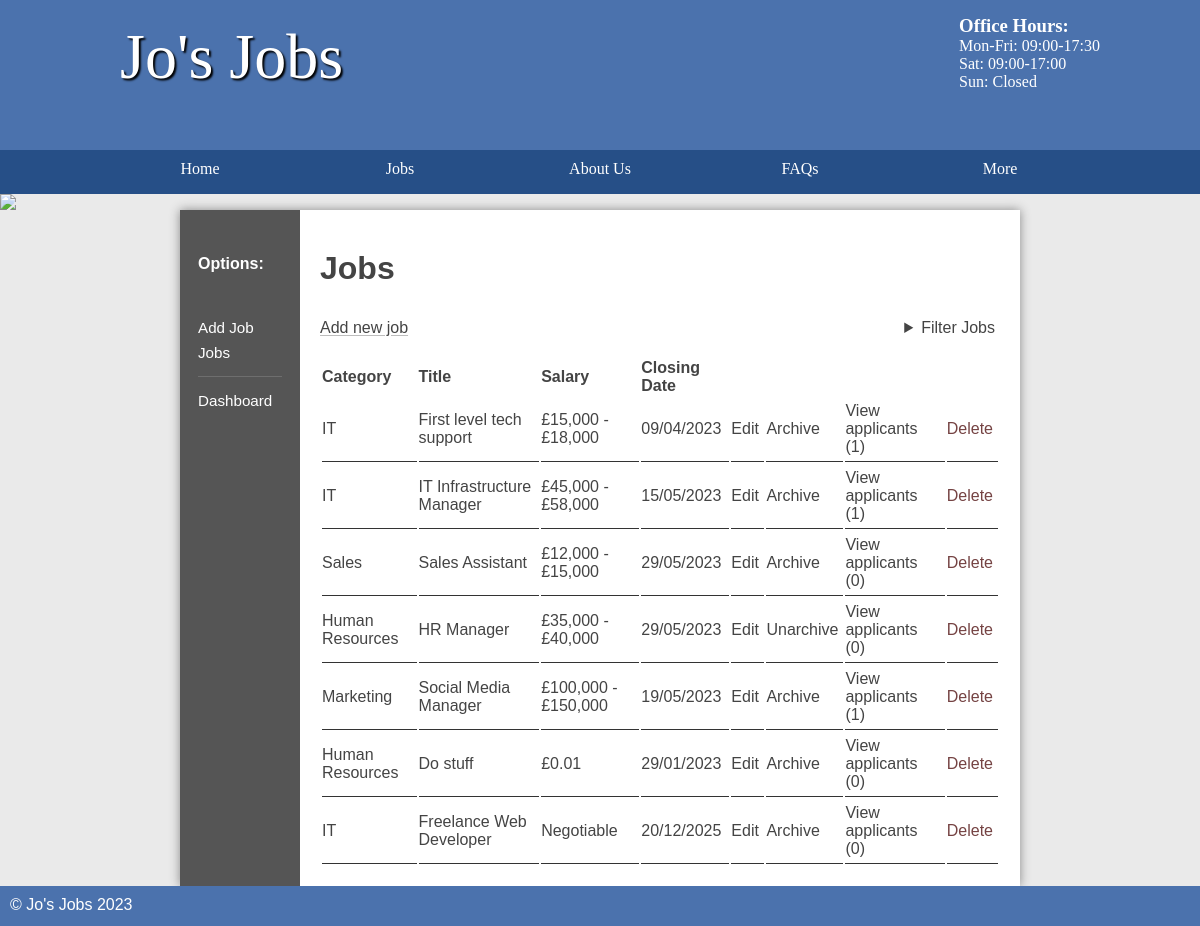
Screenshot of /jobs/public/index.php (signed in) with the database file from the repository.
### tables this page shows
CREATE TABLE `job` (
  `id` int(11) NOT NULL AUTO_INCREMENT,
  `title` varchar(45) DEFAULT NULL,
  `description` longblob DEFAULT NULL,
  `salary` varchar(45) DEFAULT NULL,
  `closingDate` date DEFAULT NULL,
  `categoryId` int(11) DEFAULT NULL,
  `location` varchar(255) DEFAULT NULL,
  `archived` tinyint(1) DEFAULT 0,
  `accountId` int(11) DEFAULT NULL,
  PRIMARY KEY (`id`)
);

CREATE TABLE `category` (
  `id` int(11) NOT NULL AUTO_INCREMENT,
  `name` varchar(45) DEFAULT NULL,
  PRIMARY KEY (`id`)
);

### jobs/classes/Page.php (called while the page is built, shortened)
<?php
class Page {
    public $db;
    public function __construct(Database $db, $testing = false) {
        $this->db = $db;
    }
    public function userInfo(): stdClass {
        $info = $this->db->account->select(['id' => $_SESSION['loggedIn']]);
        return $info;
    }
    public function param(string $name, $required = false) {
        $param = $_GET[$name] ?? $_POST[$name] ?? null;
        return $param;
    }
    public function createHead(string $title) {
        $this->renderTemplate('topsection', compact('title'));
    }
    public function renderTemplate(string $template, array $data = []) {
        extract($data);
        require "../templates/$template.html.php";
    }
    public function renderPage(string $page, string $title = null, array $data = []) {
        $this->createHead(ucwords(str_replace('/', ' ', $title ?? $page)));
        extract($data);
        require "../pages/$page.php";
    }
}

### jobs/controllers/Jobs.php (called while the page is built, shortened)
<?php
class Jobs extends Page {
    protected $subpage;
    protected $adminPage;
    public function __construct(Database $db, array $uriSegment, bool $testing = false) {
        $this->uriSegments = $uriSegment;
        $this->adminPage = $this->uriSegments[1] == 'admin';
        $this->subpage = $this->uriSegments[$this->adminPage ? 3 : 2] ?? '';
    }
    public function run() {
        $jobId = $this->param('id');
        $this->jobsPage($jobId);
    }
    public function jobsPage($jobId) {
        $location = $this->param('location');
        $categoryId = $this->param('categoryId');
        if ($this->adminPage) {
            $user = $this->userInfo();
            $binds = [];
            if ($categoryId)
                $binds = $user->isAdmin ? ['categoryId' => $categoryId] : ['categoryId' => $categoryId, 'AND', 'accountId' => $user->id];
            else
                $binds = $user->isAdmin ? [] : ['accountId' => $user->id];
            $jobs = $this->db->job->search(['location' => $location ? "%$location%" : "%"], $binds);
            return $this->renderPage('admin/jobs', 'Jobs', [
                'jobs' => $jobs,
                'jobId' => $jobId,
                'subpage' => $this->subpage
            ]);
        }
    }
    public function leftSection($jobId) {
        $this->renderTemplate('leftsection-staff-jobs', [
            'jobId' => $jobId,
            'subpage' => $this->subpage,
        ]);
    }
}

### jobs/controllers/Admin.php (called while the page is built, shortened)
<?php
class Admin extends Page {
    protected $uriSegments;
    protected $subpage;
    public function __construct(Database $db) {
        $this->uriSegments = explode('/', explode('?', $_SERVER['REQUEST_URI'])[0]);
        $this->subpage = $this->uriSegments[2] ?? '';
    }
    public function run() {
        $class = '\\Controllers\\' . ucfirst($this->subpage);
        if (class_exists($class))
            return (new $class($this->db, $this->uriSegments))->run();
    }
}

### jobs/classes/EntryPoint.php (called while the page is built, shortened)
<?php
class EntryPoint {
    public Database $db;
    public array $uriSegments;
    public function __construct(Database $db = null) {
        $this->db = $db ?? new Database('student', 'student', 'job');
        $this->uriSegments = explode('/', explode('?', $_SERVER['REQUEST_URI'])[0]);;
    }
    public function run() {
        $location = $this->uriSegments[1] ?? '';
        $controllerPath = '\\Controllers\\' . ucfirst($location);
        if (!class_exists($controllerPath))
            $controller = new \Controllers\Home($this->db);
        else
            $controller = new $controllerPath($this->db, $this->uriSegments);
        $controller->run();
        include '../templates/footer.html.php';
    }
}

### jobs/public/index.php (called while the page is built, shortened)
<?php
spl_autoload_register(function ($className) {
	$classPath = str_replace('\\', '/', '../' . lcfirst($className)) . '.php';
});
$entryPoint = new Classes\EntryPoint();
$entryPoint->run();

### jobs/classes/Database.php (called while the page is built, shortened)
<?php
class Database extends stdClass {
    public function __construct($user, $password, $dbname, $host = "mysql") {
        try {
            $this->pdo = new PDO("mysql:host=$host;dbname=$dbname", $user, $password);
        } catch (PDOException $e) {
            $this->pdo = new PDO("mysql:host=127.0.0.1;dbname=$dbname", $user, $password);
        }
    }
    public function __get($name) {
        return $this->$name;
    }
}

### jobs/classes/Table.php (called while the page is built, shortened)
<?php
class Table {
    private $pdo;
    private $table;
    public function __construct($pdoInstance, $table) {
        $this->pdo = $pdoInstance;
        $this->table = $table;
    }
    public function select($binds = [], $items = '*') {
        return $this->selector($binds, $items)->fetch();
    }
    public function search(array $binds, array $additionalBinds = []) {
        $query = "SELECT * FROM $this->table WHERE ";
        foreach ($binds as $key => $value)
            $query .= "$key LIKE :$key AND ";
        $query = substr($query, 0, -5);
        $query = $this->combine($additionalBinds, $query, 'AND');
        $statement = $this->bind($binds, $query, $additionalBinds);
        $statement->execute();
        return $statement->fetchAll();
    }
    private function combine($binds, $query, $keyword, $debugMode = false): string {
        if (is_string($binds))
            $query .= " $binds ";
        else if (!empty($binds)) {
            $query .= " $keyword ";
            foreach ($binds as $key => $value)
                $query .= is_int($key) ? " $value " : " $key = :$key ";
        }
        return $query;
    }
    private function bindAndExecute($binds, $query, $values = [], $keyword = 'WHERE', $debugMode = false) {
        $query = $this->combine($binds, $query, $keyword, $debugMode);
        $statement = $this->pdo->prepare($query);
        if (is_array($binds))
            foreach ($binds as $key => $value)
                if (!is_int($key))
                    $statement->bindValue($key, $value);
        $statement->execute();
        return $statement;
    }
    private function selector($binds, $items) {
        $query = "SELECT ";
        $query .= "$items FROM $this->table";
        $statement = $this->bindAndExecute($binds, $query);
        return $statement;
    }
    private function bind($binds, $query, $additionalBinds = []){
        $statement = $this->pdo->prepare($query);
        foreach ($binds as $key => $value)
            $statement->bindValue($key, $value);
        return $statement;
    }
}

### jobs/pages/admin/jobs.php (the view)
<main class="sidebar">
	<?php $this->leftSection($jobId, $subpage); ?>
	<section class="right">
		<h2>Jobs</h2>
		<div class="tablemenu">
			<a class="new" href="/admin/jobs/modify">Add new job</a>
			<?php $this->renderTemplate('jobfilter'); ?>
		</div>
		<table>
			<thead>
				<tr>
					<th>Category</th>
					<th>Title</th>
					<th>Salary</th>
					<th>Closing Date</th>
					<th style="width: 5%">&nbsp;</th>
					<th style="width: 5%">&nbsp;</th>
					<th style="width: 15%">&nbsp;</th>
					<th style="width: 5%">&nbsp;</th>
				</tr>
			</thead>
			<tbody>
				<?php
				foreach ($jobs as $job) {
					$applicantCount = $this->db->applicant->select(['jobId' => $job->id], 'count(*) as count');
					$category = $this->db->category->select(['id' => $job->categoryId]);
				?>
					<tr>
						<td><?= $category->name ?></td>
						<td><?= $job->title ?></td>
						<td><?= is_numeric(substr($job->salary, 0, 1)) ? '£' . $job->salary : $job->salary ?></td>
						<td><?= date('d/m/Y', strtotime($job->closingDate)) ?></td>
						<td><a href="/admin/jobs/modify?id=<?= $job->id ?>">Edit</a></td>
						<?php if ($job->archived) { ?>
							<td><a href="/admin/jobs/modify?id=<?= $job->id ?>&action=unarchive">Unarchive</a></td>
						<?php } else { ?>
							<td><a href="/admin/jobs/modify?id=<?= $job->id ?>&action=archive">Archive</a></td>
						<?php } ?>
						<td><a style="float: right" href="/admin/jobs/applicants?id=<?= $job->id ?>">View applicants (<?= $applicantCount->count ?>)</a></td>
						<td><a style="float: right" href="/admin/jobs/modify?id=<?= $job->id ?>&action=delete" class="link delete" data-confirm="Are you sure you want to delete this job?">Delete</a></td>
					</tr>
				<?php } ?>
			</tbody>
		</table>
	</section>
</main>

### jobs/templates/topsection.html.php (shortened to what this page needs)
<!DOCTYPE html>
<html>
<head>
    <link rel="stylesheet" href="/static/styles.css" />
</head>
<header>
    <section>
        <aside>
            <h3>Office Hours:</h3>
            <p>Mon-Fri: 09:00-17:30</p>
            <p>Sat: 09:00-17:00</p>
            <p>Sun: Closed</p>
        </aside>
        <h1>Jo's Jobs</h1>
    </section>
</header>
<nav>
    <ul>
        <li><a href="/">Home</a></li>
        <li>
            <a href="/jobs">Jobs</a>
            <div class="menudropdown">
                <section>
                    <h3>Category</h3>
                </section>
                <section>
                    <h3>Location</h3>
                </section>
            </div>
        </li>
        <li><a href="/about">About Us</a></li>
        <li><a href="/faqs">FAQs</a></li>
        <li>
            <a>More</a>
        </li>
    </ul>
</nav>
<img src="/images/randombanner.php" />

### jobs/templates/leftsection-staff-jobs.html.php (shortened to what this page needs)
<section class="left">
    <h3>Options:</h3>
    <ul>
        <li><a href="/admin/jobs/modify" class="<?= $subpage == 'modify' && !$jobId ? 'current' : '' ?>">Add Job</a></li>
        <li><a href="/admin/jobs" class="<?= !$subpage ? 'current' : '' ?>">Jobs</a></li>
        <hr>
        <li><a href="/admin">Dashboard</a></li>
    </ul>
</section>

### jobs/templates/jobfilter.html.php (shortened to what this page needs)
<details class="filter">
    <summary>Filter Jobs</summary>
</details>

### jobs/templates/footer.html.php
<footer>
    &copy; Jo's Jobs <?= date('Y'); ?>
</footer>

### jobs/public/static/styles.css (style rules this page uses)
* { margin: 0; padding: 0; box-sizing: border-box; }
html { font-family: 'Oxygen-Regular', verdana, sans-serif; }
header { background-color: #4b72ad; color: white; height: 200px; height: 150px; }
header p { margin-bottom: auto; }
header aside { float: right; margin-top: 15px; }
header section { width: 1000px; display: block; margin: auto; }
header h1 { float: left; margin-left: 20px; }
nav { width: 100%; background-color: #264f87; overflow: auto; }
body>img { width: 100%; display: block; }
nav ul { width: 1000px; margin: auto; display: flex; list-style-type: none; }
nav ul li { width: 25%; float: left; overflow: auto; text-align: center; }
nav li { color: white; padding-top: 10px; display: block; }
nav li a { color: white; text-decoration: none }
a:not([href]) { cursor: default; }
main :is(section.left h3, ul) { margin-left: 3em; margin-left: 10%; margin: 0; }
main :is(section.left h3, section.left:not(.categories) ul > li > a, section.left.categories ul > li) { padding-left: 15%; padding-top: 4px; padding-bottom: 4px; }
main section.left h3 { font-size: inherit; margin-top: 1em; margin-bottom: 2em; }
main section.left ul>li { margin-bottom: .5em; }
main a { color: #333; }
nav { font-family: 'Oxygen-Regular'; }
header section { display: block; font-family: 'Oxygen-Regular', cursive; }
header h1 { font-weight: normal; }
h1 { font-size: 4em; color: white; text-align: center; padding-top: 20px; text-shadow: 2px 2px 2px #000; }
main { min-height: 50vh; background-color: #fff; width: 70vw; display: table; margin: auto; box-shadow: 0px 0px 10px #888; color: #444; }
footer { min-height: 5vh; color: white; }
main h2 { font-size: 2em; margin-top: 20px; }
p, li, h2 { margin-bottom: 1em; }
footer { background-color: #4b72ad; padding: 10px; color: white; }
.left ul { list-style-type: none }
section a { color: #444; }
table { width: 100%; margin-top: 20px; }
td { padding: 5px; border-bottom: 1px solid #333; }
.stock, .sidebar { display: table; }
.stock>ul, .sidebar .left { width: 10vw; list-style-type: none; display: table-cell; background-color: #555; margin: 0; }
.sidebar .left ul>li { font-size: 95%; }
.stock .products, .sidebar .right { display: table-cell; padding: 20px; }
.stock>ul a, .sidebar .left :is(h3, a) { text-decoration: none; }
.stock>ul a, .sidebar .left :is(h3, a:not(.current)) { color: white; }
.sidebar .left h3 { position: relative; transform: translateY(-10px); }
.right { padding: 20px; }
thead th { text-align: left; }
table td { padding-left: 0; }
.link.delete { color: #573232; color: #754343; }
.link { all: unset; cursor: pointer; }
:is(section a, .link) { text-decoration: underline #44444447; text-decoration: underline #44444459; text-underline-offset: 2px; transition: text-decoration-color, color 0.2s; }
table td :is(a, .link) { text-decoration: none; }
.tablemenu, .tablemenu>details { display: flex; justify-content: space-between; }
.tablemenu>details>summary { margin-right: 5px; }
.menudropdown, li>details>summary+div { max-height: 400px; position: absolute; overflow: hidden; background-color: #264f87; transition: max-height .5s; display: flex; padding: 0 3em 1em 3em; gap: 30px; }
.menudropdown h3 { float: none; text-align: left; width: auto; padding-bottom: 5px; font-size: 80%; opacity: .4; padding-top: 15px; padding-bottom: 1em; }
.menudropdown>section>h3 { margin: 10px 0; }
details>summary { cursor: pointer; }
.left ul hr { border: none; margin: 15px 15% 15px 15%; background: #fff; height: 1px; opacity: .15; }

### rows the page displays
job: categoryId.name "IT", title "First level tech support", salary "£15,000 - £18,000", closingDate "09/04/2023", count "1"
job: categoryId.name "IT", title "IT Infrastructure Manager", salary "£45,000 - £58,000", closingDate "15/05/2023", count "1"
job: categoryId.name "Sales", title "Sales Assistant", salary "£12,000 - £15,000", closingDate "29/05/2023", count "0"
job: categoryId.name "Human Resources", title "HR Manager", salary "£35,000 - £40,000", closingDate "29/05/2023", count "0"
job: categoryId.name "Marketing", title "Social Media Manager", salary "£100,000 - £150,000", closingDate "19/05/2023", count "1"
job: categoryId.name "Human Resources", title "Do stuff", salary "£0.01", closingDate "29/01/2023", count "0"
job: categoryId.name "IT", title "Freelance Web Developer", salary "Negotiable", closingDate "20/12/2025", count "0"
